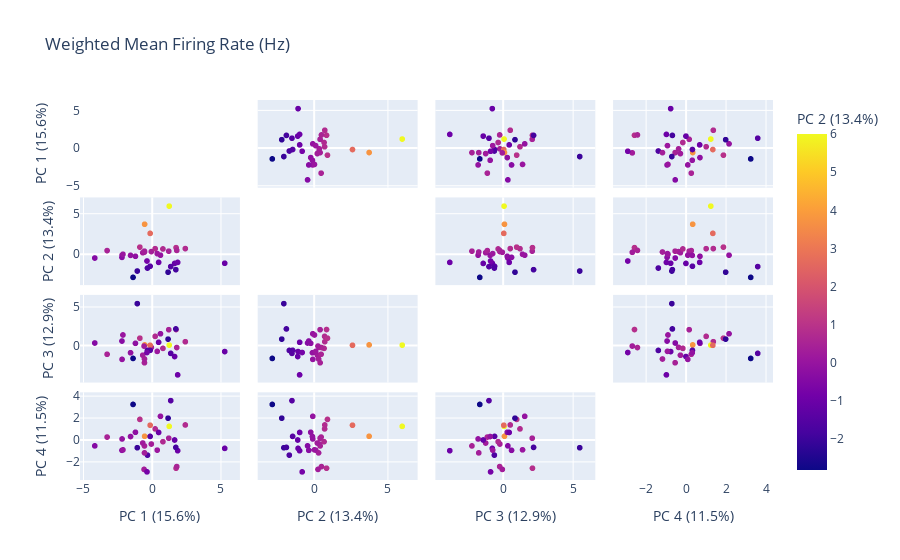

Notebook cell for this chart:
### Code cell
## PCA on BC and log
import plotly.express as px
from sklearn.decomposition import PCA

for i, (key, df) in enumerate(BC_transform.items()):
    if key == 'Weighted Mean Firing Rate (Hz)':
        pca = PCA()
        components = pca.fit_transform(df)
        labels = {
            str(i): f"PC {i+1} ({var:.1f}%)"
            for i, var in enumerate(pca.explained_variance_ratio_ * 100)
        }

        fig = px.scatter_matrix(
            components,
            labels=labels,
            dimensions=range(4),
            color=1,
            title = f'{key}'
        )
        fig.update_traces(diagonal_visible=False)
        SAVE_FILE = f'../plots/heatmaps/Log/{type}/{os.path.basename(os.path.normpath(FOLDER_PATH))}/'\
            f'{key}.png'
        ensure_dirs_exists(SAVE_FILE)
        plt.savefig(SAVE_FILE)
        fig.show()

### Figure 1 — Plotly figure (JSON) as saved in the notebook; plotly's stock layout.template omitted (floating-point values rounded to 4 significant figures)
{"data": [{"diagonal": {"visible": false}, "dimensions": [{"axis": {"matches": true}, "label": "PC 1 (15.6%)", "values": [2.425, 1.253, -0.0508, -0.5533, -0.1388, -0.5401, -0.6785, -1.386, -4.175, -3.279, 1.217, 1.644, 5.299, -0.137, 0.7938, -2.186, 0.2279, -1.077, 0.614, 1.752, -0.8885, -0.3346, -1.211, -1.57, 1.802, 0.48, 0.3782, 1.169, -0.5828, 1.869, -0.5499, -2.193, -2.122, 1.363, -0.3685, 1.736]}, {"axis": {"matches": true}, "label": "PC 2 (13.4%)", "values": [0.745, 6.005, 0.3725, 0.4281, 2.627, 3.758, 0.2371, -2.822, -0.4248, 0.4948, 0.426, -1.096, -1.072, -1.442, 0.6959, -0.07196, 0.7309, -2.037, -0.07208, 0.8624, 0.9271, -1.666, -0.2105, -0.09515, 0.5189, -0.9629, 0.1239, -2.18, 0.2838, -0.9681, 0.3226, -0.3428, 0.04442, -1.485, -0.7927, -1.864]}, {"axis": {"matches": true}, "label": "PC 3 (12.9%)", "values": [0.549, 0.104, -0.1956, -2.197, 0.08498, 0.1339, -1.214, -1.635, 0.379, -1.092, 2.121, -1.387, -0.7388, -0.5754, -0.3211, -1.756, 1.247, 5.524, 1.586, 2.14, 1.007, -0.5882, 0.3347, -0.8904, -0.2106, 0.4715, -0.7109, 0.8882, -0.01777, -3.782, -1.707, 0.64, 1.428, -0.9755, -0.8612, 2.218]}, {"axis": {"matches": true}, "label": "PC 4 (11.5%)", "values": [1.38, 1.253, -0.3644, -0.5372, 1.356, 0.3444, -0.2715, 3.256, -0.5319, 0.2745, 0.1685, 0.005978, -0.7604, 0.3323, -0.1499, 0.0987, 1.02, -0.7021, 2.168, -2.575, 1.888, -1.379, 0.7097, 0.3222, -2.428, 0.694, -0.9217, 1.999, -2.686, -0.9738, -1.172, -0.9413, -0.8959, 3.607, -2.911, -0.674]}], "hovertemplate": "%{xaxis.title.text}=%{x}<br>%{yaxis.title.text}=%{y}<br>PC 2 (13.4%)=%{marker.color}<extra></extra>", "legendgroup": "", "marker": {"color": [0.745, 6.005, 0.3725, 0.4281, 2.627, 3.758, 0.2371, -2.822, -0.4248, 0.4948, 0.426, -1.096, -1.072, -1.442, 0.6959, -0.07196, 0.7309, -2.037, -0.07208, 0.8624, 0.9271, -1.666, -0.2105, -0.09515, 0.5189, -0.9629, 0.1239, -2.18, 0.2838, -0.9681, 0.3226, -0.3428, 0.04442, -1.485, -0.7927, -1.864], "coloraxis": "coloraxis", "symbol": "circle"}, "name": "", "showlegend": false, "type": "splom"}], "layout": {"coloraxis": {"colorbar": {"title": {"text": "PC 2 (13.4%)"}}, "colorscale": [[0, "#0d0887"], [0.1111, "#46039f"], [0.2222, "#7201a8"], [0.3333, "#9c179e"], [0.4444, "#bd3786"], [0.5556, "#d8576b"], [0.6667, "#ed7953"], [0.7778, "#fb9f3a"], [0.8889, "#fdca26"], [1, "#f0f921"]]}, "dragmode": "select", "legend": {"tracegroupgap": 0}, "title": {"text": "Weighted Mean Firing Rate (Hz)"}}}
